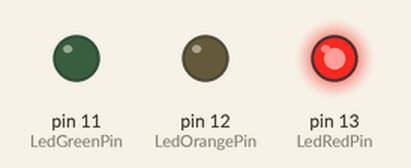
A program run on a simulated Arduino Uno, built with avr-gcc and run on an emulated ATmega328P. Parts: output pins drawn as LEDs (lit = HIGH).

Above: at 2.5 s.
At 7.5 s:
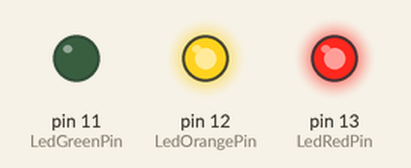
At 12.7 s:
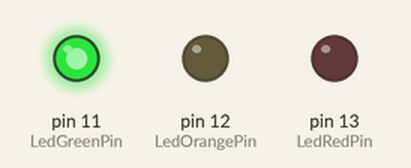
At 16.7 s:
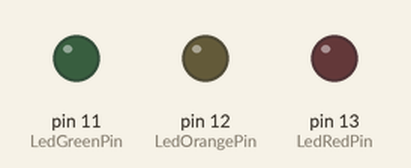
At 21.0 s:
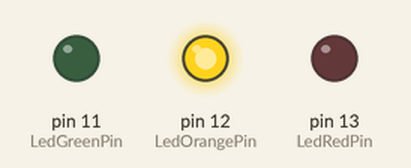
Timing chart, 0 to 28.6 s (numbered marks = the images above):
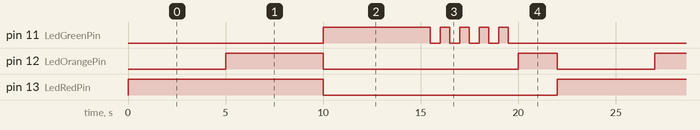

The program:

main.cpp
```cpp
#include <Arduino.h>

#define LedRedPin 13
#define LedOrangePin 12
#define LedGreenPin 11

#define RedPhaseTime 5000
#define RedOrangePhaseTime 5000
#define GreenPhaseTime 5000
#define GreenBlinkCount 4
#define GreenBlinkTime 500
#define OrangePhaseTime 2000


enum TrafficLightStates {
  RedPhase,
  RedOrangePhase,
  GreenPhase,
  GreenBlinkPhase,
  OrangeAfterGreenPhase,
  UndefinedState
};

void setup() {
  pinMode(LedRedPin, OUTPUT);
  pinMode(LedOrangePin, OUTPUT);
  pinMode(LedGreenPin, OUTPUT);

  digitalWrite(LedRedPin, HIGH);
  digitalWrite(LedOrangePin, LOW);
  digitalWrite(LedGreenPin, LOW);
}

uint8_t TrafficLightState = RedPhase;

void loop() {
  switch (TrafficLightState) {
    case RedPhase:
      digitalWrite(LedRedPin, HIGH);
      digitalWrite(LedOrangePin, LOW);
      digitalWrite(LedGreenPin, LOW);
      delay(RedPhaseTime);
      TrafficLightState = RedOrangePhase;
      break;
    case RedOrangePhase:
      digitalWrite(LedRedPin, HIGH);
      digitalWrite(LedOrangePin, HIGH);
      digitalWrite(LedGreenPin, LOW);
      delay(RedOrangePhaseTime);
      TrafficLightState = GreenPhase;
      break;
    case GreenPhase:
      digitalWrite(LedRedPin, LOW);
      digitalWrite(LedOrangePin, LOW);
      digitalWrite(LedGreenPin, HIGH);
      delay(GreenPhaseTime);
      TrafficLightState = GreenBlinkPhase;
      break;
    case GreenBlinkPhase:
      for (int i = 0; i <= GreenBlinkCount; i++) {
        digitalWrite(LedGreenPin, HIGH);
        digitalWrite(LedRedPin, LOW);
        digitalWrite(LedOrangePin, LOW);
        delay(GreenBlinkTime);
        digitalWrite(LedGreenPin, LOW);
        delay(GreenBlinkTime);
      }
      TrafficLightState = OrangeAfterGreenPhase;
      break;
    case OrangeAfterGreenPhase:
      digitalWrite(LedRedPin, LOW);
      digitalWrite(LedOrangePin, HIGH);
      digitalWrite(LedGreenPin, LOW);
      delay(OrangePhaseTime);
      TrafficLightState = RedPhase;
      break;
    case UndefinedState:
      digitalWrite(LedRedPin, HIGH);
      digitalWrite(LedOrangePin, LOW);
      digitalWrite(LedGreenPin, LOW);
      TrafficLightState = GreenPhase;
      break;
    default:
      digitalWrite(LedRedPin, HIGH);
      digitalWrite(LedOrangePin, HIGH);
      digitalWrite(LedGreenPin, HIGH);
      TrafficLightState = RedPhase;
  }
}
```

Measured:
- by itself, pin 11 (LedGreenPin): repeats every 22.0 s: 4 × (LOW 0.50 s, HIGH 0.50 s), LOW 12.5 s, HIGH 5.5 s
- by itself, pin 12 (LedOrangePin): repeats every 22.0 s: LOW 10.0 s, HIGH 2.0 s, LOW 5.0 s, HIGH 5.0 s
- by itself, pin 13 (LedRedPin): alternates HIGH for 10.0 s and LOW for 12.0 s
